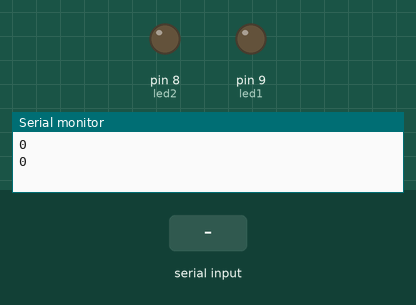
Recording of a sketch running on a simulated Arduino Uno, built with avr-gcc and run on an emulated ATmega328P. On the bench: output pins drawn as LEDs (lit = HIGH), the last lines printed to the serial monitor. Inputs (shaded band) come from the test bench.

Above: at 1.2 s.
1.3 s: "d" received over Serial
At 4.0 s:
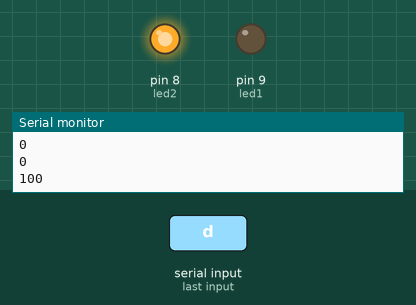
4.3 s: byte 200 (200) received over Serial
At 6.6 s:
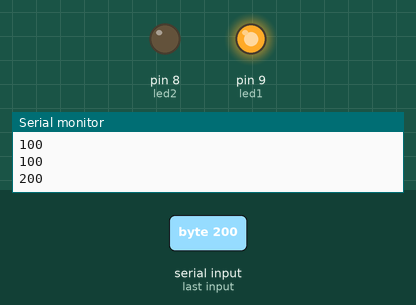
7.3 s: "1" received over Serial
At 10.1 s:
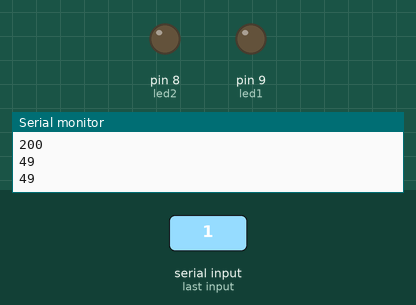
Timing chart, 0 to 11.6 s (numbered marks = the images above; inputs shaded):
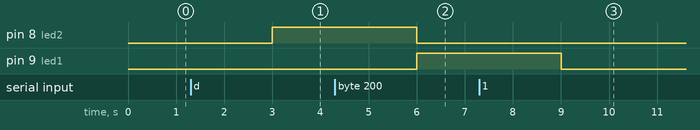

The sketch:

Two_Arduino_Light.ino
```cpp
const int led1=9;
const int led2=8;
int light;

void setup() {
  // Begin the Serial at 9600 Baud
  Serial.begin(9600);
  pinMode(led1, OUTPUT);
  pinMode(led2, OUTPUT);}

void loop() {{
  Serial.println(light); //Print data on Serial Monitor
}
  if (Serial.available()>0) {
    light=Serial.read();
  }
  delay(1000);
  if (light == 200){
  digitalWrite(led1, HIGH);
  }
  else {
    digitalWrite(led1, LOW);
    }
    if (light == 100){
      digitalWrite(led2, HIGH);
  } else {
    digitalWrite(led2, LOW);
    }
  }
```

Measured:
- after the input at 1.3 s, pin 8 (led2): LOW → HIGH after 1.7 s
- after the input at 4.3 s, pin 8 (led2): HIGH → LOW after 1.7 s; pin 9 (led1): LOW → HIGH after 1.7 s
- after the input at 7.3 s, pin 9 (led1): HIGH → LOW after 1.7 s
